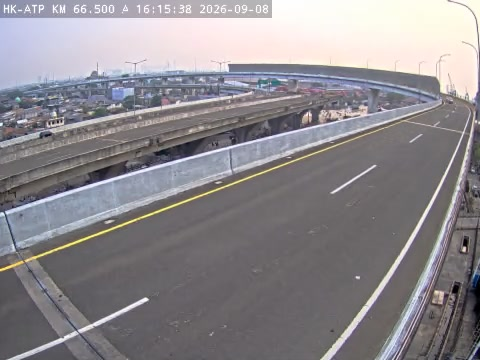
#> input picture f2/a.jpg, 480 x 360 px
$ python detect_dashes.py ../../f2/a.jpg --out out.png
#> lines starting #> are read from the running program, lines starting #| are printed output that depends on the picture; after the words box and inside, x2 and y2 are one past the last pixel; in counts of white or black regions, pixels touching at a corner belong together
#!/usr/bin/env python
"""Detect white dash-like components in a frame and dump candidate endpoints.

This is a generalisation of the Cawang `dash3.mjs` extractor.  It does not
assume a fixed VP or lane position; it only finds bright elongated blobs in a
road ROI, computes their principal axis endpoints, and writes a CSV/JSON that
can be inspected and fed to the dash fitter.

Example:
  py scripts/calib_compare/detect_dashes.py videos/frames/ciawi_tm30_001.png \
     --roi 0,180,704,575 --out videos/frames/ciawi_dashes_candidates.csv
"""
from __future__ import annotations

import argparse
import csv
import json
import math
from pathlib import Path

import cv2
import numpy as np


def parse_roi(text: str) -> tuple[int, int, int, int]:
    x0, y0, x1, y1 = [int(v) for v in text.replace(",", " ").split()]
    return x0, y0, x1, y1


def main() -> None:
    ap = argparse.ArgumentParser()
    ap.add_argument("image")
    ap.add_argument("--roi", default="", help="x0,y0,x1,y1; default whole image")
    ap.add_argument("--thr", type=int, default=135, help="white brightness threshold")
    ap.add_argument("--sat-max", type=int, default=90, help="maximum saturation")
    ap.add_argument("--min-area", type=int, default=25)
    ap.add_argument("--max-area", type=int, default=8000)
    ap.add_argument("--min-length", type=float, default=8.0)
    ap.add_argument("--max-length", type=float, default=250.0)
    ap.add_argument("--min-width", type=float, default=1.5)
    ap.add_argument("--max-width", type=float, default=30.0)
    ap.add_argument("--out", required=True)
    args = ap.parse_args()

    img = cv2.imread(args.image)
#> img is the input picture: shape (360, 480, 3); mean B, G, R 141.8, 137.4, 141.1
    if img is None:
        raise SystemExit(f"cannot read {args.image}")
    h, w = img.shape[:2]
#> h = 360; w = 480
    if args.roi:
        x0, y0, x1, y1 = parse_roi(args.roi)
    else:
        x0, y0, x1, y1 = 0, 0, w, h
#> x0 = 0; y0 = 0; x1 = 480; y1 = 360
    roi = img[y0:y1, x0:x1]

    hsv = cv2.cvtColor(roi, cv2.COLOR_BGR2HSV)
#> hsv: shape (360, 480, 3); mean H, S, V 111.7, 20.8, 146.6
    mask = ((hsv[:, :, 2] >= args.thr) & (hsv[:, :, 1] <= args.sat_max)).astype(np.uint8) * 255
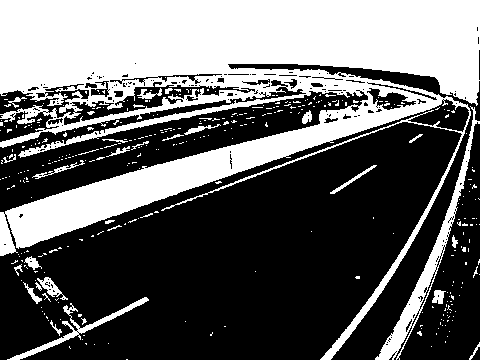
#> mask: shape (360, 480); 39.5% white; 358 white regions (325 under 20 px), largest, box (x1, y1, x2, y2) and area: (0, 0, 480, 360) 61516, (375, 106, 480, 360) 2637, (7, 297, 149, 360) 905
    # close small gaps inside a dash, then remove single-pixel noise
    mask = cv2.morphologyEx(mask, cv2.MORPH_CLOSE, np.ones((3, 3), np.uint8))
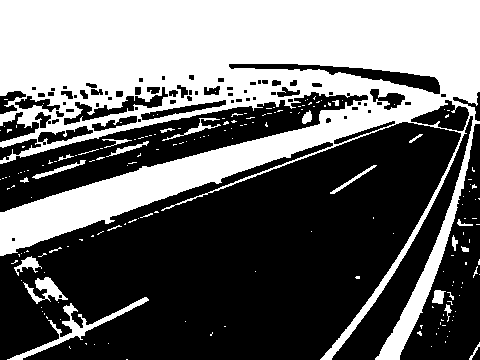
#> mask: shape (360, 480); 41.5% white; 187 white regions (160 under 20 px), largest, box (x1, y1, x2, y2) and area: (0, 0, 480, 360) 67836, (7, 297, 149, 360) 1098, (23, 277, 68, 304) 478
    mask = cv2.morphologyEx(mask, cv2.MORPH_OPEN, np.ones((2, 2), np.uint8))
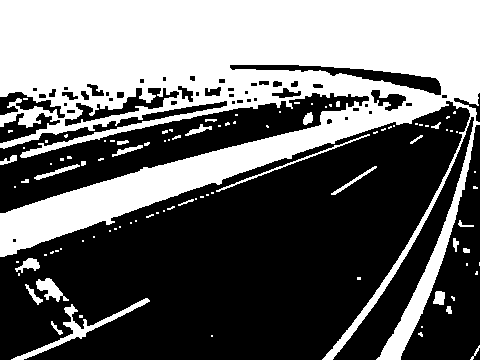
#> mask: shape (360, 480); 41.3% white; 99 white regions (71 under 20 px), largest, box (x1, y1, x2, y2) and area: (0, 0, 480, 360) 67420, (11, 298, 150, 360) 1003, (216, 134, 370, 192) 359

    n, labels, stats, _ = cv2.connectedComponentsWithStats(mask, connectivity=8)
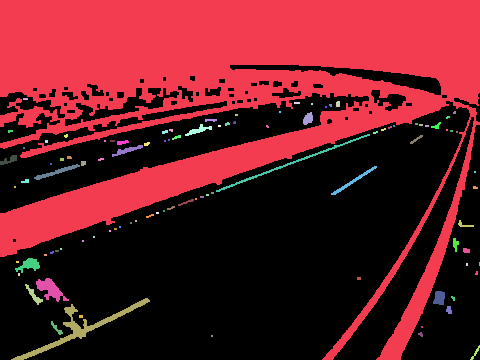
#> labels: shape (360, 480) int32; 100 distinct labels, from 0 to 99; one colour per label, 0 black
#> n = 100; stats = 100 rows, first 6: [0, 65, 480, 295, 101411], [0, 0, 480, 360, 67420], [23, 98, 5, 2, 10], [336, 101, 4, 6, 23], [294, 102, 6, 2, 12], [311, 103, 2, 2, 4]
    rows = []
    for i in range(1, n):
        area = int(stats[i, cv2.CC_STAT_AREA])
        if area < args.min_area or area > args.max_area:
            continue
        ys, xs = np.where(labels == i)
        if len(xs) < 8:
            continue
        pts = np.column_stack([xs, ys]).astype(np.float32)
        mean = pts.mean(axis=0)
        cov = np.cov((pts - mean).T)
        evals, evecs = np.linalg.eigh(cov)
        major = evecs[:, int(np.argmax(evals))]
        ang = math.atan2(float(major[1]), float(major[0]))
        # project points onto major/minor axes for length/width
        proj = (pts - mean) @ major
        orth = (pts - mean) @ np.array([-major[1], major[0]])
        length = float(proj.max() - proj.min())
        width = float(orth.max() - orth.min())
        if length < args.min_length or length > args.max_length:
            continue
        if width < args.min_width or width > args.max_width:
            continue
        if length / max(width, 1e-6) < 2.5:
            continue
        # endpoints in ROI coordinates, then image coordinates
        p0 = mean + major * float(proj.min())
        p1 = mean + major * float(proj.max())
        p0 += np.array([x0, y0], dtype=np.float32)
        p1 += np.array([x0, y0], dtype=np.float32)
        if p0[1] < p1[1]:
            far, near = p0, p1
        else:
            far, near = p1, p0
        rows.append(
            {
                "id": len(rows),
                "cx": round(float(mean[0] + x0), 2),
                "cy": round(float(mean[1] + y0), 2),
                "length": round(length, 2),
                "width": round(width, 2),
                "angle_deg": round(math.degrees(ang), 2),
                "area": area,
                "x_far": round(float(far[0]), 2),
                "y_far": round(float(far[1]), 2),
                "x_near": round(float(near[0]), 2),
                "y_near": round(float(near[1]), 2),
                "u_mid": round(float((far[0] + near[0]) / 2), 2),
            }
        )
#> this loop made 99 passes
#> (area, mean, cov, evals, evecs, ang, length, width) on passes 13, 18, 35, 36, 41: (28, [210.4, 119.7], [[13.13, -0.19], [-0.19, 0.508]], [0.505, 13.13], [[-0.0151, -1], [-1, 0.0151]], 3.13, 11.03, 2.14), (115, [198.1, 129.8], [[48.08, -13.99], [-13.99, 7.1]], [2.78, 52.4], [[-0.295, -0.955], [-0.955, 0.295]], 2.84, 27.5, 8.02), (359, [290.2, 163.1], [[1922, -711.7], [-711.7, 264]], [0.435, 2185.6], [[-0.347, -0.938], [-0.938, 0.347]], 2.79, 163.3, 3.2), (36, [415.9, 139], [[13.43, -8.57], [-8.57, 6.17]], [0.491, 19.11], [[-0.552, -0.834], [-0.834, 0.552]], 2.56, 14.42, 2.25), (41, [122, 142], [[11.65, -1.72], [-1.72, 1.32]], [1.04, 11.93], [[-0.161, -0.987], [-0.987, 0.161]], 2.98, 11.34, 3.6)
#> (area, ang, length, width, far, near) on passes 61, 68, 89, 95, 99: (35, 2.79, 16.15, 2.31, [193.1, 199.3], [177.9, 204.8]), (44, -2.91, 15.29, 5.84, [458, 223], [472.9, 226.5]), (107, 0.898, 23.89, 7.04, [24.89, 284.1], [39.77, 302.8]), (52, 0.849, 16.28, 4.23, [50.39, 321.5], [61.14, 333.8]), (36, 2.11, 16.64, 2.39, [479.5, 345.3], [470.9, 359.5])
#> after the loop, rows = 14 items

    rows.sort(key=lambda r: (-r["y_near"], r["cx"]))
    for i, r in enumerate(rows):
        r["id"] = i
#> this loop made 14 passes
    out = Path(args.out)
    out.parent.mkdir(parents=True, exist_ok=True)
    with out.open("w", newline="", encoding="utf-8") as fh:
        writer = csv.DictWriter(fh, fieldnames=list(rows[0].keys()) if rows else ["id"])
        writer.writeheader()
        writer.writerows(rows)
    out.with_suffix(".json").write_text(json.dumps(rows, indent=2), encoding="utf-8")
    print(f"detected {len(rows)} candidates -> {out}")
#| detected 14 candidates -> out.png
    for r in rows[:40]:
        print(
            f"  id={r['id']:2d} cx={r['cx']:7.1f} cy={r['cy']:7.1f} "
            f"L={r['length']:6.1f} W={r['width']:5.1f} ang={r['angle_deg']:6.1f} "
            f"near=({r['x_near']:6.1f},{r['y_near']:6.1f}) far=({r['x_far']:6.1f},{r['y_far']:6.1f})"
        )


if __name__ == "__main__":
    main()

$ run again, on f2/t514.jpg
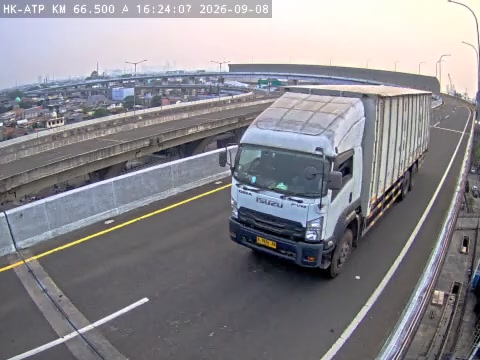
#> input picture f2/t514.jpg, 480 x 360 px
#> in main, img is the input picture: shape (360, 480, 3); mean B, G, R 141.5, 136, 137.4
#> hsv: shape (360, 480, 3); mean H, S, V 99.8, 27.3, 146.1
#> in main, `mask = ((hsv[:, :, 2] >= args.thr) & (hsv[:, :, 1] <= args.sat_max)).a..`:
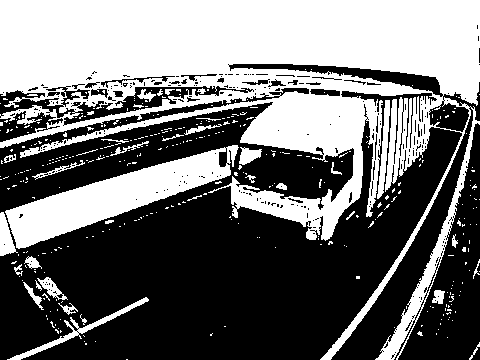
#> mask: shape (360, 480); 44.2% white; 382 white regions (345 under 20 px), largest, box (x1, y1, x2, y2) and area: (0, 0, 480, 360) 62880, (5, 145, 239, 249) 8207, (7, 297, 149, 360) 828
#> in main, `n, labels, stats, _ = cv2.connectedComponentsWithStats(mask, connectiv..`:
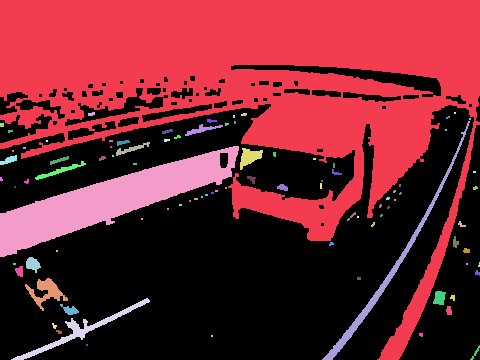
#> labels: shape (360, 480) int32; 92 distinct labels, from 0 to 91; one colour per label, 0 black
#> n = 92; stats = 92 rows, first 6: [0, 65, 480, 295, 92026], [0, 0, 480, 360, 66749], [88, 112, 7, 4, 22], [241, 113, 6, 3, 15], [454, 112, 2, 2, 4], [233, 115, 2, 3, 6]
#> the loop in main, `for i in range(1, n):` made 91 passes
#> (area, mean, cov, evals, evecs, ang, length, width) on passes 7, 13, 14: (26, [210.9, 120.4], [[8.19, 0.406], [0.406, 0.726]], [0.704, 8.21], [[0.0542, -0.999], [-0.999, -0.0542]], -3.09, 9.1, 3.05), (149, [201.3, 129.3], [[93.46, -20.23], [-20.23, 7.23]], [2.72, 97.97], [[-0.218, -0.976], [-0.976, 0.218]], 2.92, 38.29, 7.91), (34, [166.9, 131], [[10.12, -2.49], [-2.49, 1.42]], [0.762, 10.78], [[-0.257, -0.966], [-0.966, 0.257]], 2.88, 10.69, 2.9)
#> after the loop in main, `for i in range(1, n):`: rows = 10 items
#> the loop in main, `for i, r in enumerate(rows):` made 10 passes
#| detected 10 candidates -> out.png
#> the loop in main, `for r in rows[:40]:` made 10 passes
#|   id= 0 cx=   80.4 cy=  330.1 L= 150.1 W= 23.7 ang= 155.8 near=(  11.9, 361.0) far=( 148.7, 299.4)
#|   id= 1 cx=  475.1 cy=  352.5 L=  16.6 W=  2.2 ang= 120.8 near=( 470.9, 359.6) far=( 479.5, 345.3)
#|   id= 2 cx=   59.6 cy=  170.4 L=  52.2 W=  4.9 ang= 162.5 near=(  35.1, 178.2) far=(  84.8, 162.5)
#|   id= 3 cx=    8.7 cy=  159.7 L=  18.2 W=  6.1 ang= 158.3 near=(  -0.3, 163.3) far=(  16.6, 156.6)
#|   id= 4 cx=   58.8 cy=  159.9 L=  19.6 W=  3.3 ang= 162.6 near=(  49.6, 162.8) far=(  68.3, 157.0)
#> (further printed lines are left out)
